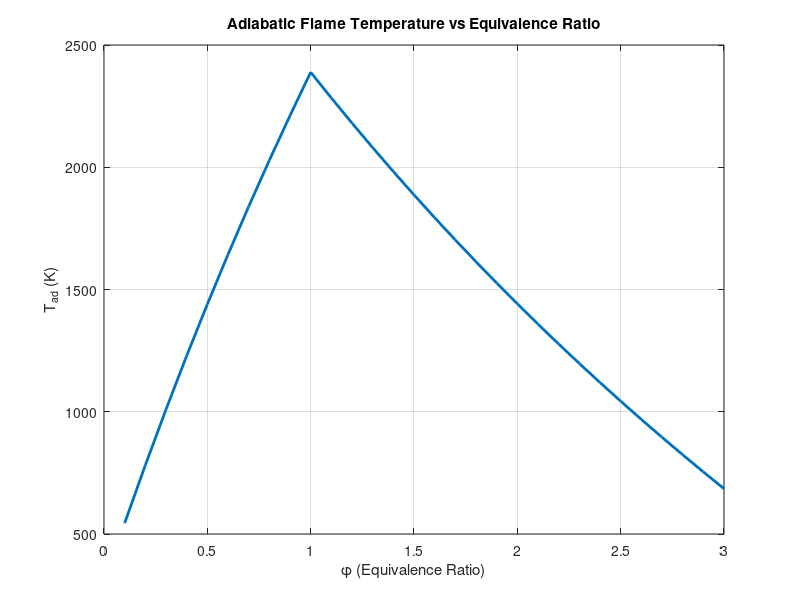

Write the MATLAB code that produced this figure.
% This code calculates the adiabatic flame temperature (Max theoretical temp) inside the 
% engine when using propane and air at different ratios. The ratio is represented with an
% equivielence ratio (actual fuel to air ratio  / ideal fuel to air ratio), and the AFT is
% calculated by finding the moles of each product and reactant, and multiplying it by the
% specific enthalpy for each molecule, and setting enthalpy of reactants = enthalpy of products

clear;
clc;

% constant directly from the HW
hf_C3H8 = -103847;
hf_O2   =       0;    Cp_O2  = 35.593;
hf_N2   =       0;    Cp_N2  = 33.707;
hf_CO2  = -393456;    Cp_CO2 = 56.205;
hf_H2O  = -241845;    Cp_H2O = 43.874;
hf_CO   = -110541;    Cp_CO  = 34.148;

% original temp
Tref = 298;
phi_values = 0.1 : 0.1 : 3;

% empty vector for final temp
T_ad = zeros(size(phi_values));

for i = 1:length(phi_values)

    phi = phi_values(i);
    x = 1/(phi * 0.042 * 4.76);
    
    if phi >= 1
        N = [1 1; 2 1];
        M = [3; 2*x - 4];
    
        sol = N\M;
        A = sol(1);
        B = sol(2);
        C = 0;
    end
    
    if phi < 1
        A = 3;
        B = 0;
        C = x - 2 - A;
    end
    
    H_react = (1 * (hf_C3H8 + 0)) ...
            + (5 * (0 + 0)) ...
            + (18.8 * (0 + 0));
    
    H_prod = @(T_ad) (A * (hf_CO2 + Cp_CO2 * (T_ad - Tref))) ...
                   + (3.76 * x * (0 + Cp_N2 * (T_ad - Tref))) ...
                   + (4 * (hf_H2O + Cp_H2O * (T_ad - Tref))) ...
                   + (B * (hf_CO + Cp_CO * (T_ad - Tref))) ...
                   + (C * (+ Cp_O2 * (T_ad - Tref)));
    % find when enthalpy for reaction and product is the same
    T_ad(i) = fzero(@(T) H_prod(T) - H_react, 2100);

end

figure;
plot(phi_values, T_ad, 'LineWidth', 2);
grid on;
xlabel('\phi (Equivalence Ratio)');
ylabel('T_{ad} (K)');

title('Adiabatic Flame Temperature vs Equivalence Ratio');
